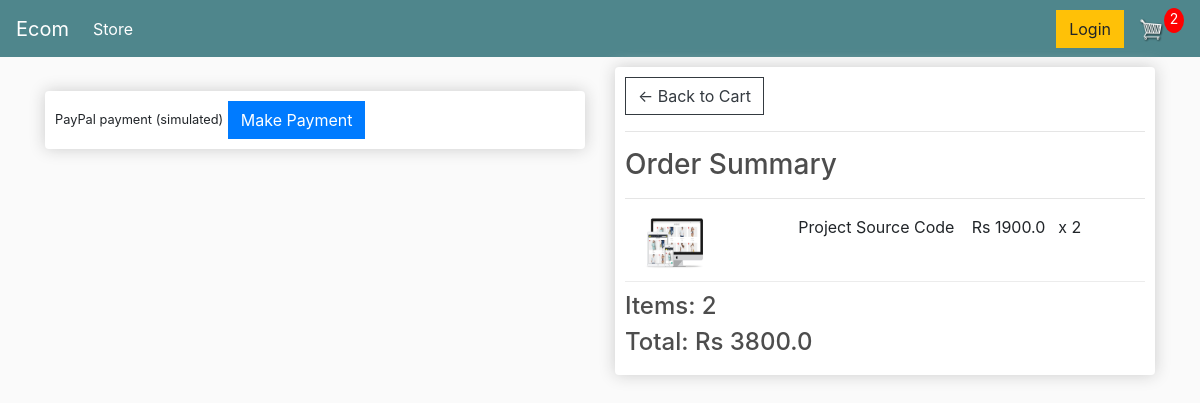
Screenshot of /checkout/ (signed in) with the database file from the repository.
### store/models.py (models this page shows, shortened)
class OrderItem(models.Model):
    product = models.ForeignKey(Product, on_delete=models.SET_NULL, null=True)
    order = models.ForeignKey(Order, on_delete=models.SET_NULL, null=True)
    quantity = models.IntegerField(default=0, null=True, blank=True)
    date_added = models.DateTimeField(auto_now_add=True)
    @property
    def get_total(self):
        total = self.product.price * self.quantity
        return total

class Product(models.Model):
    name = models.CharField(max_length=200)
    price = models.FloatField()
    digital = models.BooleanField(default=False, null=True, blank=False)
    image = models.ImageField(null=True, blank=True)
    @property
    def imageURL(self):
        try:
            url = self.image.url
        except:
            url = ''
        return url

class Order(models.Model):
    customer = models.ForeignKey(Customer, on_delete=models.SET_NULL, null=True, blank=True)
    date_ordered = models.DateTimeField(auto_now_add=True)
    complete = models.BooleanField(default=False)
    transaction_id = models.CharField(max_length=100, null=True)
    @property
    def shipping(self):
        shipping = False
        orderitems = self.orderitem_set.all()
        for i in orderitems:
            if i.product.digital == False:
                shipping = True
        return shipping
    @property
    def get_cart_total(self):
        orderitems = self.orderitem_set.all()
        total = sum([item.get_total for item in orderitems])
        return total
    @property
    def get_cart_items(self):
        orderitems = self.orderitem_set.all()
        total = sum([item.quantity for item in orderitems])
        return total

### store/views.py (the view)
# urls.py: path('checkout/', views.checkout, name= 'checkout'),
def checkout(request):
    if request.user.is_authenticated:
        customer = request.user.customer
        order, created = Order.objects.get_or_create(customer=customer, complete=False)
        items = order.orderitem_set.all()
        cartItems = order.get_cart_items
    else:
        items = []
        order = {'get_cart_total': 0, 'get_cart_items': 0}
        cartItems = order['get_cart_items']
    context = {'items': items, 'order': order, 'cartItems': cartItems, 'shipping' : False}
    return render(request, 'store/checkout.html', context)

### store/templates/store/checkout.html (shortened to what this page needs)
{% extends 'store/main.html' %}
{% load static %}
{% block content %}
<div class="row">
  <div class="col-lg-6">
    <br />
    <div class="box-element hidden" id="payment-info">
      <small>PayPal payment (simulated)</small>
      <button id="make-payment" type="button" class="btn btn-primary">Make Payment</button>
    </div>
  </div>
  <div class="col-lg-6">
    <div class="box-element">
      <a class="btn btn-outline-dark" href="{% url 'cart' %}">&#x2190; Back to Cart</a>
      <hr />
      <h3>Order Summary</h3>
      <hr />
      {% for item in items %}
      <div class="cart-row">
        <div style="flex: 2">
          <img class="row-image" src="{{ item.product.imageURL }}" />
        </div>
        <div style="flex: 2">
          <p>{{ item.product.name }}</p>
        </div>
        <div style="flex: 1">
          <p>Rs {{ item.product.price }}</p>
        </div>
        <div style="flex: 1">
          <p>x {{ item.quantity }}</p>
        </div>
      </div>
      {% endfor %}
      <h4>Items: {{ order.get_cart_items }}</h4>
      <h4>Total: Rs {{ order.get_cart_total }}</h4>
    </div>
  </div>
</div>
{% endblock content %}

### static/css/main.css (style rules this page uses)
body { background-color: hsl(0, 0%, 98%); }
h1,h2,h3,h4,h5,h6 { color:hsl(0, 0%, 30%); }
.box-element { box-shadow:hsl(0, 0%, 80%) 0 0 16px; background-color: #fff; border-radius: 4px; padding: 10px; }
.col-lg-4, .col-lg-6, .col-lg-8, .col-lg-12 { margin-top: 10px; }
.btn { border-radius: 0; }
.row-image { width: 100px; }
.cart-row { display: flex; align-items: flex-stretch; padding-bottom: 10px; margin-bottom: 10px; border-bottom: 1px solid #ececec; }

### rows the page displays
OrderItem: product.imageURL (picture), product.name "Project Source Code", product.price "1900.0", quantity "2"
Order: get_cart_items "2", get_cart_total "3800.0"

### other values shown
{{ cartItems }} "2"
